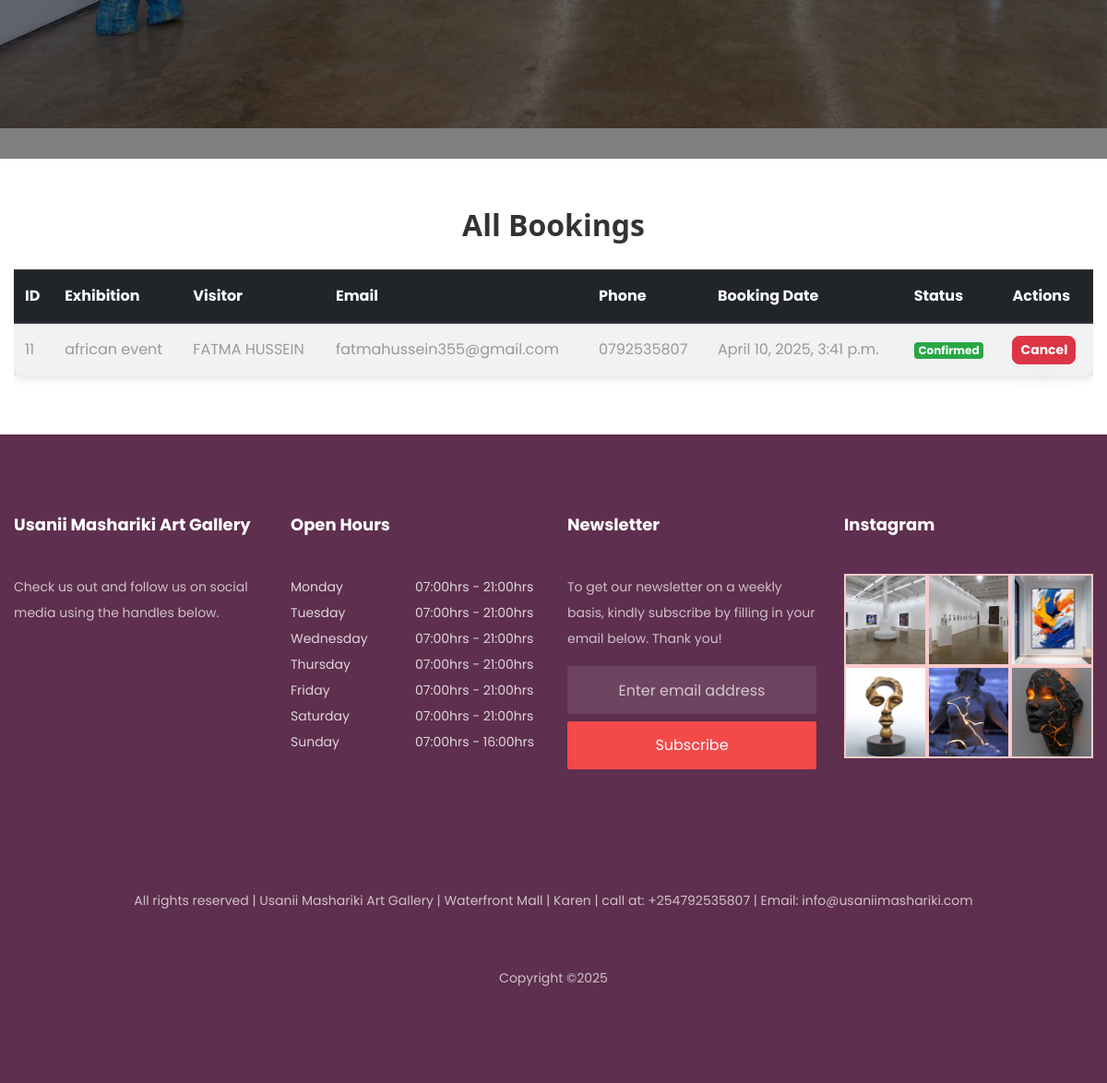
The page /bookings/ (signed in, lower part) on the database as committed earlier.
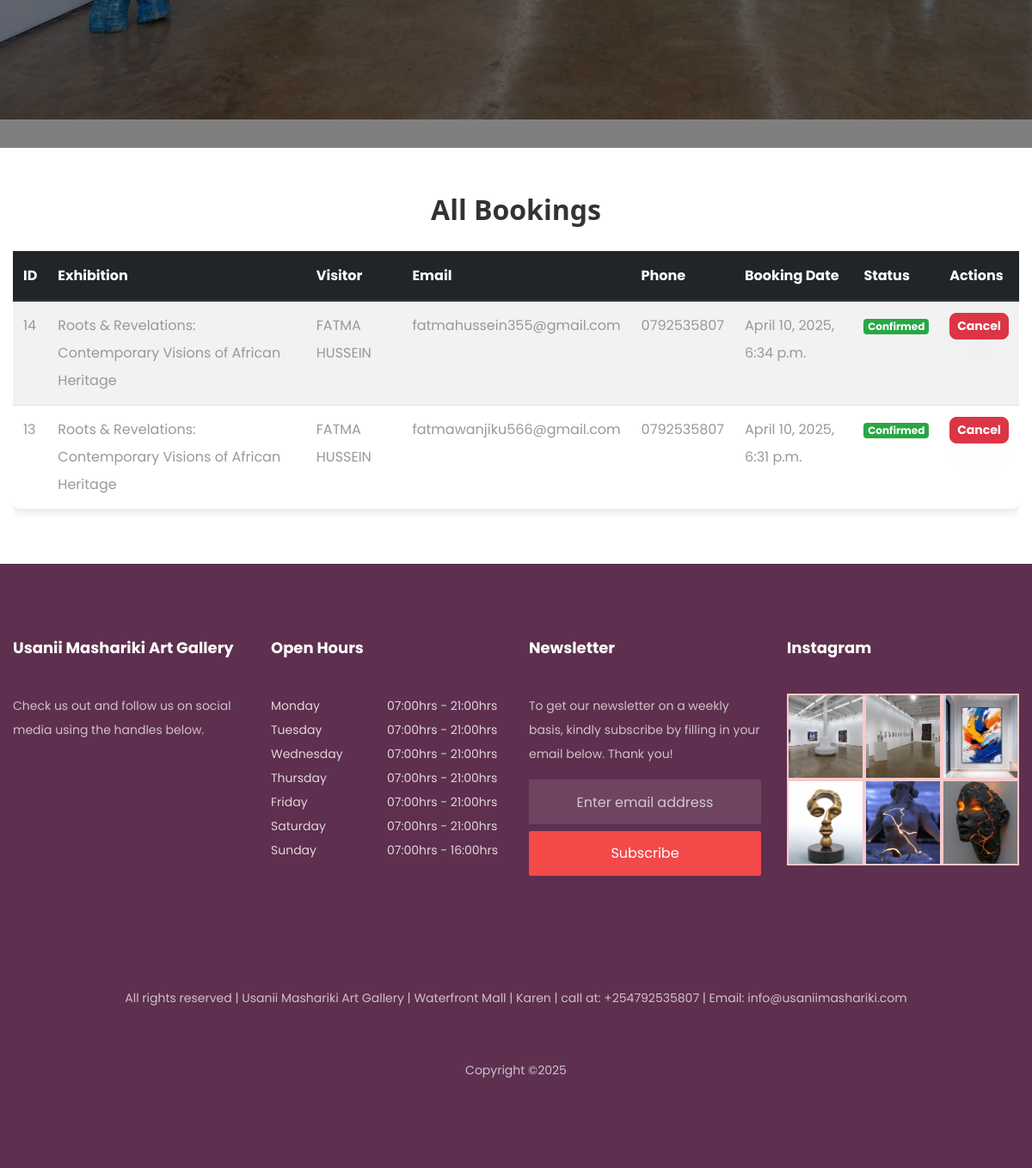
The same page on the database as committed later.
### usanii/models.py (models this page shows, shortened)
class Booking(models.Model):
    exhibition = models.ForeignKey(
        Exhibition,
        on_delete=models.CASCADE,
        related_name='bookings'  # Added for easier querying
    )
    name = models.CharField(max_length=255)
    email = models.EmailField()
    phone = models.CharField(max_length=15)
    booking_date = models.DateTimeField(auto_now_add=True)
    is_confirmed = models.BooleanField(default=True)
    attended = models.BooleanField(default=False)  # Track if they actually attended
    class Meta:
        unique_together = ('email', 'exhibition')  # Prevent duplicate bookings
        ordering = ['-booking_date']  # Newest bookings first
        verbose_name = "Booking"
        verbose_name_plural = "Bookings"

class Exhibition(models.Model):
    title = models.CharField(max_length=255)
    image = models.ImageField(upload_to='exhibitions/')
    date = models.CharField(max_length=200, default='Saturday')
    description = models.TextField(max_length=1000, default='This is an exhibition')
    start_time = models.TimeField(
        help_text="Format: HH:MM (24-hour format), e.g. 18:00 for 6 PM"
    )
    end_time = models.TimeField(
        help_text="Format: HH:MM (24-hour format), e.g. 21:00 for 9 PM"
    )
    max_capacity = models.PositiveIntegerField(default=50)
    current_attendees = models.PositiveIntegerField(default=0)
    created_at = models.DateTimeField(default=timezone.now)  # Added for better reporting
    class Meta:
        verbose_name = "Exhibition"
        verbose_name_plural = "Exhibitions"
        ordering = ['-created_at']  # Newest exhibitions first

class Footer(models.Model):
    heading = models.CharField(max_length=500, default='text1')
    about = models.CharField(max_length=500, default='text1')
    twitter = models.CharField(max_length=500, blank=False, null=False)
    facebook = models.CharField(max_length=500, blank=False, null=False)
    instagram = models.CharField(max_length=500, blank=False, null=False)
    open_days = models.CharField(max_length=500, default='text1')
    newsletter = models.CharField(max_length=500, default='text1')
    image1 = models.ImageField(upload_to='footer', default='testimony.jpg')
    image2 = models.ImageField(upload_to='footer', default='testimony.jpg')
    image3 = models.ImageField(upload_to='footer', default='testimony.jpg')
    image4 = models.ImageField(upload_to='footer', default='testimony.jpg')
    image5 = models.ImageField(upload_to='footer', default='testimony.jpg')
    image6 = models.ImageField(upload_to='footer', default='testimony.jpg')

### usanii/views.py (the view)
# urls.py: path('bookings/', views.booking_list, name='booking_list'),
def booking_list(request):
    if not request.user.is_authenticated:
        return redirect('login')
    bookings = Booking.objects.select_related('exhibition').all()
    return render(request, "booking_list.html", {
        "bookings": bookings,
        "footer": Footer.objects.all()
    })

### usanii/templates/booking_list.html (shortened to what this page needs)
{% extends 'common.html' %}
{% load static %}
{% block body %}
<section class="hero-wrap hero-wrap-2" style="background-image: url('{% static 'images/art6.jpg' %}'); height: 100vh; background-size: cover;" data-stellar-background-ratio="0.5">
  <div class="overlay"></div>
</section>
<div class="container my-5">
    <h2 class="text-center mb-4" style="font-family: 'Segoe UI', Tahoma, Geneva, Verdana, sans-serif; color: #333; font-weight: bold;">All Bookings</h2>
    <div class="table-responsive">
        <table class="table table-striped table-hover" style="border-radius: 8px; box-shadow: 0 4px 10px rgba(0, 0, 0, 0.1);">
            <thead class="thead-dark" style="background-color: #3498db; color: #fff;">
                <tr>
                    <th>ID</th>
                    <th>Exhibition</th>
                    <th>Visitor</th>
                    <th>Email</th>
                    <th>Phone</th>
                    <th>Booking Date</th>
                    <th>Status</th>
                    <th>Actions</th>
                </tr>
            </thead>
            <tbody>
                {% for booking in bookings %}
                <tr>
                    <td>{{ booking.id }}</td>
                    <td>{{ booking.exhibition.title }}</td>
                    <td>{{ booking.name }}</td>
                    <td>{{ booking.email }}</td>
                    <td>{{ booking.phone }}</td>
                    <td>{{ booking.booking_date }}</td>
                    <td>
                        {% if booking.is_confirmed %}
                            <span class="badge badge-success" style="font-weight: bold;">Confirmed</span>
                        {% else %}
                            <span class="badge badge-warning" style="font-weight: bold;">Pending</span>
                        {% endif %}
                    </td>
                    <td>
                        <a href="{% url 'cancel_booking' booking.id %}" class="btn btn-sm btn-danger" onclick="return confirm('Are you sure you want to cancel this booking?')" style="border-radius: 8px; font-weight: bold;">Cancel</a>
                    </td>
                </tr>
                {% empty %}
                <tr>
                    <td colspan="8" class="text-center">No bookings found</td>
                </tr>
                {% endfor %}
            </tbody>
        </table>
    </div>
</div>
{% endblock %}

### usanii/templates/common.html (shortened to what this page needs)
{% load static %}
<!doctype html>
<html lang="en">
<head>
    <link rel="stylesheet" href="{% static 'css/open-iconic-bootstrap.min.css' %}">
    <link rel="stylesheet" href="{% static 'css/animate.css' %}">
    <link rel="stylesheet" href="{% static 'css/owl.carousel.min.css' %}">
    <link rel="stylesheet" href="{% static 'css/owl.theme.default.min.css' %}">
    <link rel="stylesheet" href="{% static 'css/magnific-popup.css' %}">
    <link rel="stylesheet" href="{% static 'css/aos.css' %}">
    <link rel="stylesheet" href="{% static 'css/ionicons.min.css' %}">
    <link rel="stylesheet" href="{% static 'css/bootstrap-datepicker.css' %}">
    <link rel="stylesheet" href="{% static 'css/jquery.timepicker.css' %}">
    <link rel="stylesheet" href="{% static 'css/flaticon.css' %}">
    <link rel="stylesheet" href="{% static 'css/icomoon.css' %}">
    <link rel="stylesheet" href="https://cdnjs.cloudflare.com/ajax/libs/font-awesome/5.15.4/css/all.min.css">
    <link rel="stylesheet" href="{% static 'css/style.css' %}">
</head>
<body>
{% block body %}
{% endblock %}
{% for footer in footer %}
<footer class="ftco-footer ftco-section">
    <div class="container">
        <div class="row mb-5">
            <div class="col-md-6 col-lg-3">
                <div class="ftco-footer-widget mb-4">
                    <h2 class="ftco-heading-2">{{ footer.heading }}</h2>
                    <p>{{ footer.about }}</p>
                    <ul class="ftco-footer-social list-unstyled float-md-left float-lft mt-3">
                    </ul>
                </div>
            </div>
            <div class="col-md-6 col-lg-3">
                <div class="ftco-footer-widget mb-4">
                    <h2 class="ftco-heading-2">{{ footer.open_days }}</h2>
                    <ul class="list-unstyled open-hours">
                        <li class="d-flex"><span>Monday</span><span>07:00hrs - 21:00hrs</span></li>
                        <li class="d-flex"><span>Tuesday</span><span>07:00hrs - 21:00hrs</span></li>
                        <li class="d-flex"><span>Wednesday</span><span>07:00hrs - 21:00hrs</span></li>
                        <li class="d-flex"><span>Thursday</span><span>07:00hrs - 21:00hrs</span></li>
                        <li class="d-flex"><span>Friday</span><span>07:00hrs - 21:00hrs</span></li>
                        <li class="d-flex"><span>Saturday</span><span>07:00hrs - 21:00hrs</span></li>
                        <li class="d-flex"><span>Sunday</span><span>07:00hrs - 16:00hrs</span></li>
                    </ul>
                </div>
            </div>
            <div class="col-md-6 col-lg-3">
                <div class="ftco-footer-widget mb-4">
                    <h2 class="ftco-heading-2">Newsletter</h2>
                    <p>{{ footer.newsletter }}</p>
                    <form action="#" class="subscribe-form">
                        <div class="form-group">
                            <input type="text" class="form-control mb-2 text-center" placeholder="Enter email address">
                            <input type="submit" value="Subscribe" class="form-control submit px-3">
                        </div>
                    </form>
                </div>
            </div>
            <div class="col-md-6 col-lg-3">
                <div class="ftco-footer-widget mb-4">
                    <h2 class="ftco-heading-2">Instagram</h2>
                    <div class="thumb d-sm-flex">
                        <a href="#" class="thumb-menu img" style="background-image: url('{{ footer.image1.url }}')"></a>
                        <a href="#" class="thumb-menu img" style="background-image: url('{{ footer.image2.url }}');"></a>
                        <a href="#" class="thumb-menu img" style="background-image: url('{{ footer.image3.url }}');"></a>
                    </div>
                    <div class="thumb d-flex">
                        <a href="#" class="thumb-menu img" style="background-image: url('{{ footer.image4.url }}');"></a>
                        <a href="#" class="thumb-menu img" style="background-image: url('{{ footer.image5.url }}');"></a>
                        <a href="#" class="thumb-menu img" style="background-image: url('{{ footer.image6.url }}');"></a>
                    </div>
                </div>
            </div>
        </div>
        <div class="row">
            <div class="col-md-12 text-center">
                <p><br><br>All rights reserved | Usanii Mashariki Art Gallery | Waterfront Mall | Karen | call at: +254792535807 | Email: info@usaniimashariki.com<br><br><br>
                    Copyright &copy;<script>document.write(new Date().getFullYear());</script>
                </p>
            </div>
        </div>
    </div>
</footer>
{% endfor %}
</body>
</html>

### usanii/templates/common.html (style rules this page uses)
body { background-color: #FFFFFF; font-family: 'Poppins', sans-serif; }
.navbar, .ftco-footer { background-color: #5e2f4e; }
.btn, .form-control.submit { background-color: #88B04B; color: white; }
.ftco-footer { background-color: #5e2f4e !important; }
.ftco-footer .ftco-heading-2, .ftco-footer .icon-twitter, .ftco-footer .icon-facebook, .ftco-footer .icon-instagram { color: #FFFFFF; }
.ftco-footer p, .ftco-footer a, .ftco-footer span { color: #FFFFFFcc; }
.thumb-menu { border: 2px solid #F7CAC9; }
.open-hours span:first-child { color: #ffffffcc; }
.open-hours span:last-child { color: #ffffffcc; }

Rows that differ between the two databases and show on the page:
removed Booking: id "11", exhibition "african event", name "FATMA HUSSEIN", email "fatmahussein355@gmail.com", phone "0792535807", booking_date "April 10, 2025, 3:41 p.m.", is_confirmed "Confirmed"
added Booking: id "14", exhibition "Roots & Revelations: Contemporary Visions of African Heritage", name "FATMA HUSSEIN", email "fatmahussein355@gmail.com", phone "0792535807", booking_date "April 10, 2025, 6:34 p.m.", is_confirmed "Confirmed"
added Booking: id "13", exhibition "Roots & Revelations: Contemporary Visions of African Heritage", name "FATMA HUSSEIN", email "fatmawanjiku566@gmail.com", phone "0792535807", booking_date "April 10, 2025, 6:31 p.m.", is_confirmed "Confirmed"
